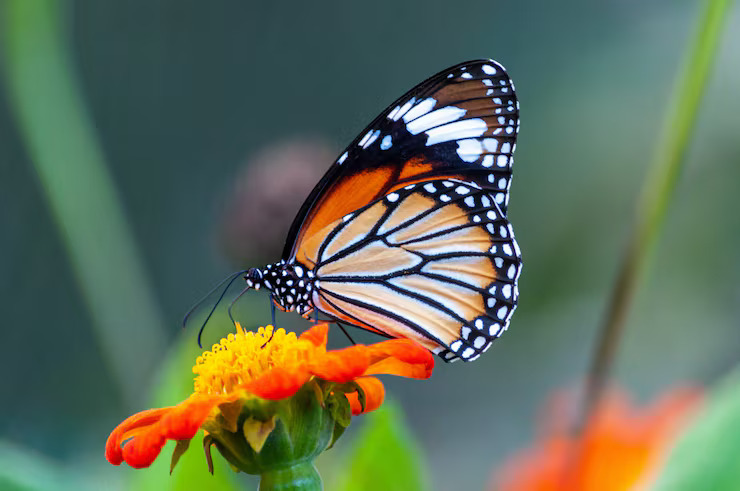
#> input picture image1.jpg, 740 x 491 px, found by its file name
$ python q2_project.py
#> lines starting #> are read from the running program, lines starting #| are printed output that depends on the picture; after the words box and inside, x2 and y2 are one past the last pixel; in counts of white or black regions, pixels touching at a corner belong together
# Import libraries
import cv2
import numpy as np


image = cv2.imread(r"C:\Users\MR\Desktop\module08\image_processing_project_q2\image1.jpg")
#> image is the input picture: shape (491, 740, 3); mean B, G, R 89.8, 109.5, 97.3

if image is None:
    print("Image not found!")
    exit()

cv2.imshow("Original Image", image)


gray = cv2.cvtColor(image, cv2.COLOR_BGR2GRAY)
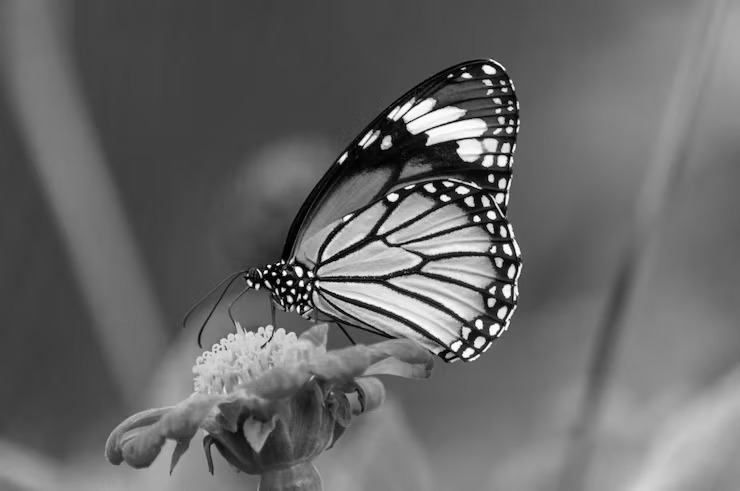
#> gray: shape (491, 740); min 0, max 255, mean 103.6

cv2.imshow("Gray Image", gray)


# Convert image into black and white
_, threshold = cv2.threshold(gray, 127, 255, cv2.THRESH_BINARY)
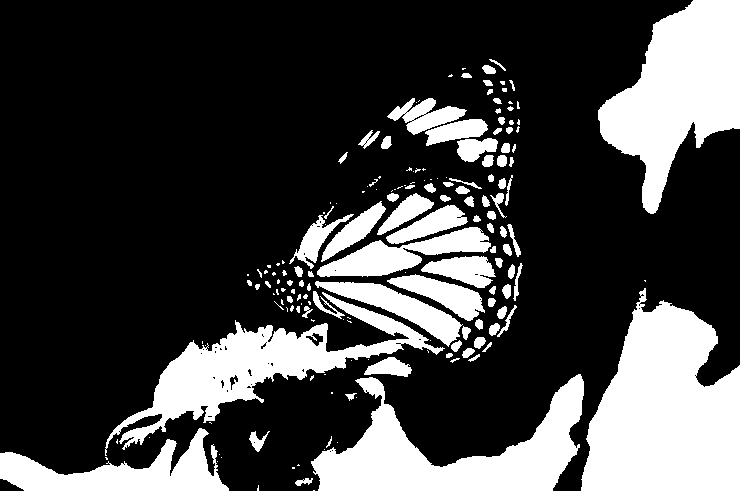
#> threshold: shape (491, 740); 26.3% white; 175 white regions (81 under 20 px), largest, box (x1, y1, x2, y2) and area: (581, 288, 740, 491) 22539, (598, 0, 740, 214) 16486, (311, 374, 584, 491) 13879

cv2.imshow("Threshold Image", threshold)


# Gaussian Blur
blur = cv2.GaussianBlur(image, (5, 5), 0)

cv2.imshow("Blurred Image", blur)


edges = cv2.Canny(gray, 100, 200)
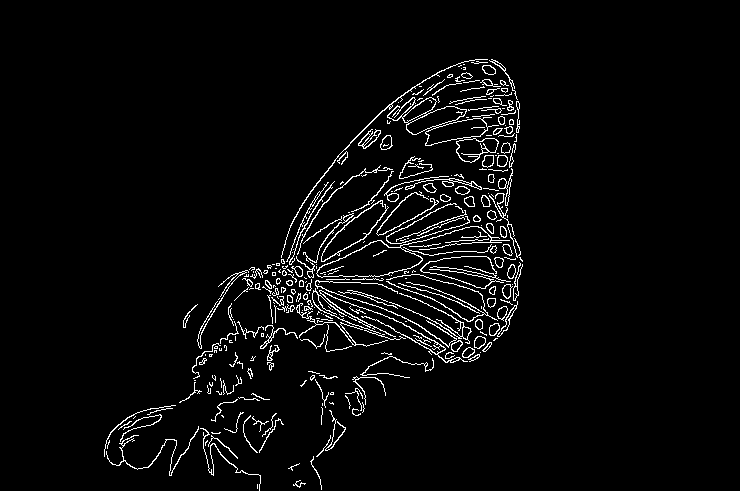
#> edges: shape (491, 740); 3.7% white in thin lines or dots, all inside (x1, y1, x2, y2) = (104, 59, 523, 491)

cv2.imshow("Edge Detection", edges)


# Detect corners using Harris Corner Detection
gray_float = np.float32(gray)

corners = cv2.cornerHarris(gray_float, 2, 3, 0.04)
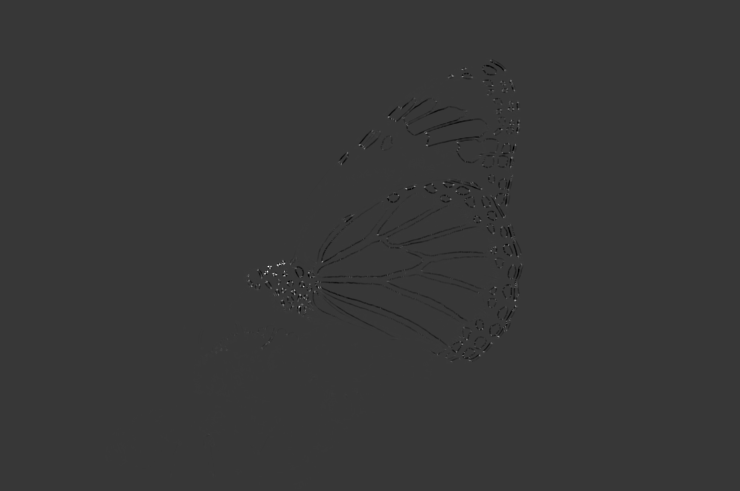
#> corners: shape (491, 740) float32; min -63320468, max 225029344, mean -200940; drawn with min black and max white

# Highlight detected corners
image_copy = image.copy()
image_copy[corners > 0.01 * corners.max()] = [0, 0, 255]
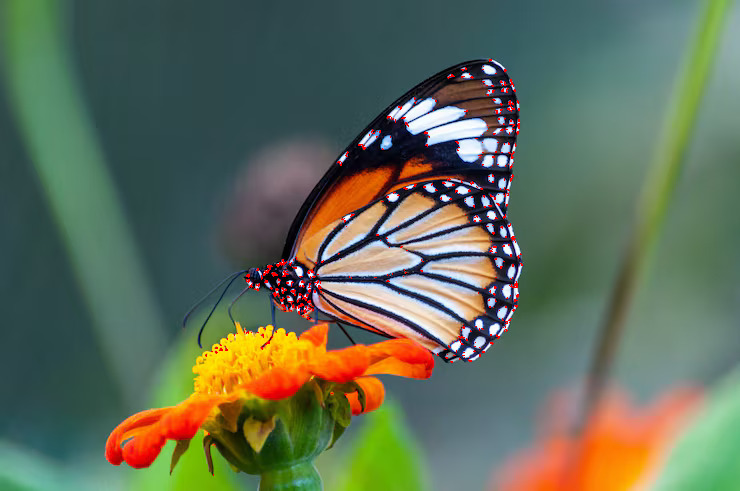
#> image_copy: shape (491, 740, 3); 0.55% of pixels changed, all inside (x1, y1, x2, y2) = (205, 59, 523, 476)

cv2.imshow("Feature Detection", image_copy)


# Read second image
image2 = cv2.imread(r"C:\Users\MR\Desktop\module08\image_processing_project_q2\image2.jpg")
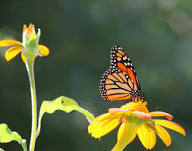
#> input picture image2.jpg, 192 x 151 px, found by its file name
#> image2 is the input picture: shape (151, 192, 3); mean B, G, R 61, 99.3, 91.3

if image2 is not None:

    # Create stitcher object
    stitcher = cv2.Stitcher_create()

    # Stitch images
    status, panorama = stitcher.stitch([image, image2])
#> status = 1

    if status == cv2.STITCHER_OK:
        cv2.imshow("Panorama Image", panorama)
        cv2.imwrite("panorama.jpg", panorama)
        print("Panorama created successfully!")
    else:
        print("Panorama stitching failed!")

else:
    print("Second image not found!")


cv2.imwrite("threshold.jpg", threshold)
cv2.imwrite("blurred.jpg", blur)
cv2.imwrite("edges.jpg", edges)

print("Processed images saved successfully!")


cv2.waitKey(0)
cv2.destroyAllWindows()
